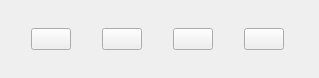
<?xml version="1.0" encoding="UTF-8"?>
<ui version="4.0">
 <class>promotionClass</class>
 <widget class="QDialog" name="promotionClass">
  <property name="geometry">
   <rect>
    <x>0</x>
    <y>0</y>
    <width>319</width>
    <height>78</height>
   </rect>
  </property>
  <property name="maximumSize">
   <size>
    <width>319</width>
    <height>78</height>
   </size>
  </property>
  <property name="windowTitle">
   <string>Pawn promotion</string>
  </property>
  <layout class="QHBoxLayout" name="horizontalLayout_2">
   <property name="spacing">
    <number>3</number>
   </property>
   <property name="leftMargin">
    <number>3</number>
   </property>
   <property name="topMargin">
    <number>3</number>
   </property>
   <property name="rightMargin">
    <number>3</number>
   </property>
   <property name="bottomMargin">
    <number>3</number>
   </property>
   <item>
    <widget class="QStackedWidget" name="stackedWidget">
     <property name="currentIndex">
      <number>1</number>
     </property>
     <widget class="QWidget" name="pageWhite">
      <layout class="QHBoxLayout" name="horizontalLayout_3">
       <property name="spacing">
        <number>3</number>
       </property>
       <property name="leftMargin">
        <number>0</number>
       </property>
       <property name="topMargin">
        <number>0</number>
       </property>
       <property name="rightMargin">
        <number>0</number>
       </property>
       <property name="bottomMargin">
        <number>0</number>
       </property>
       <item>
        <widget class="QPushButton" name="pushButton">
         <property name="sizePolicy">
          <sizepolicy hsizetype="Fixed" vsizetype="Fixed">
           <horstretch>0</horstretch>
           <verstretch>0</verstretch>
          </sizepolicy>
         </property>
         <property name="icon">
          <iconset>
           <normaloff>Resources/chess-pieces/knight-w.svg</normaloff>Resources/chess-pieces/knight-w.svg</iconset>
         </property>
         <property name="iconSize">
          <size>
           <width>64</width>
           <height>64</height>
          </size>
         </property>
         <property name="flat">
          <bool>false</bool>
         </property>
        </widget>
       </item>
       <item>
        <widget class="QPushButton" name="pushButton_2">
         <property name="sizePolicy">
          <sizepolicy hsizetype="Fixed" vsizetype="Fixed">
           <horstretch>0</horstretch>
           <verstretch>0</verstretch>
          </sizepolicy>
         </property>
         <property name="icon">
          <iconset>
           <normaloff>Resources/chess-pieces/bishop-w.svg</normaloff>Resources/chess-pieces/bishop-w.svg</iconset>
         </property>
         <property name="iconSize">
          <size>
           <width>64</width>
           <height>64</height>
          </size>
         </property>
         <property name="flat">
          <bool>false</bool>
         </property>
        </widget>
       </item>
       <item>
        <widget class="QPushButton" name="pushButton_3">
         <property name="sizePolicy">
          <sizepolicy hsizetype="Fixed" vsizetype="Fixed">
           <horstretch>0</horstretch>
           <verstretch>0</verstretch>
          </sizepolicy>
         </property>
         <property name="icon">
          <iconset>
           <normaloff>Resources/chess-pieces/rook-w.svg</normaloff>Resources/chess-pieces/rook-w.svg</iconset>
         </property>
         <property name="iconSize">
          <size>
           <width>64</width>
           <height>64</height>
          </size>
         </property>
         <property name="flat">
          <bool>false</bool>
         </property>
        </widget>
       </item>
       <item>
        <widget class="QPushButton" name="pushButton_4">
         <property name="sizePolicy">
          <sizepolicy hsizetype="Fixed" vsizetype="Fixed">
           <horstretch>0</horstretch>
           <verstretch>0</verstretch>
          </sizepolicy>
         </property>
         <property name="icon">
          <iconset>
           <normaloff>Resources/chess-pieces/queen-w.svg</normaloff>Resources/chess-pieces/queen-w.svg</iconset>
         </property>
         <property name="iconSize">
          <size>
           <width>64</width>
           <height>64</height>
          </size>
         </property>
         <property name="flat">
          <bool>false</bool>
         </property>
        </widget>
       </item>
      </layout>
     </widget>
     <widget class="QWidget" name="pageBlack">
      <layout class="QHBoxLayout" name="horizontalLayout">
       <property name="spacing">
        <number>3</number>
       </property>
       <property name="leftMargin">
        <number>0</number>
       </property>
       <property name="topMargin">
        <number>0</number>
       </property>
       <property name="rightMargin">
        <number>0</number>
       </property>
       <property name="bottomMargin">
        <number>0</number>
       </property>
       <item>
        <widget class="QPushButton" name="pushButton_6">
         <property name="sizePolicy">
          <sizepolicy hsizetype="Fixed" vsizetype="Fixed">
           <horstretch>0</horstretch>
           <verstretch>0</verstretch>
          </sizepolicy>
         </property>
         <property name="icon">
          <iconset>
           <normaloff>Resources/chess-pieces/knight-b.svg</normaloff>Resources/chess-pieces/knight-b.svg</iconset>
         </property>
         <property name="iconSize">
          <size>
           <width>64</width>
           <height>64</height>
          </size>
         </property>
         <property name="flat">
          <bool>false</bool>
         </property>
        </widget>
       </item>
       <item>
        <widget class="QPushButton" name="pushButton_7">
         <property name="sizePolicy">
          <sizepolicy hsizetype="Fixed" vsizetype="Fixed">
           <horstretch>0</horstretch>
           <verstretch>0</verstretch>
          </sizepolicy>
         </property>
         <property name="icon">
          <iconset>
           <normaloff>Resources/chess-pieces/bishop-b.svg</normaloff>Resources/chess-pieces/bishop-b.svg</iconset>
         </property>
         <property name="iconSize">
          <size>
           <width>64</width>
           <height>64</height>
          </size>
         </property>
         <property name="flat">
          <bool>false</bool>
         </property>
        </widget>
       </item>
       <item>
        <widget class="QPushButton" name="pushButton_8">
         <property name="sizePolicy">
          <sizepolicy hsizetype="Fixed" vsizetype="Fixed">
           <horstretch>0</horstretch>
           <verstretch>0</verstretch>
          </sizepolicy>
         </property>
         <property name="icon">
          <iconset>
           <normaloff>Resources/chess-pieces/rook-b.svg</normaloff>Resources/chess-pieces/rook-b.svg</iconset>
         </property>
         <property name="iconSize">
          <size>
           <width>64</width>
           <height>64</height>
          </size>
         </property>
         <property name="flat">
          <bool>false</bool>
         </property>
        </widget>
       </item>
       <item>
        <widget class="QPushButton" name="pushButton_5">
         <property name="sizePolicy">
          <sizepolicy hsizetype="Fixed" vsizetype="Fixed">
           <horstretch>0</horstretch>
           <verstretch>0</verstretch>
          </sizepolicy>
         </property>
         <property name="icon">
          <iconset>
           <normaloff>Resources/chess-pieces/queen-b.svg</normaloff>Resources/chess-pieces/queen-b.svg</iconset>
         </property>
         <property name="iconSize">
          <size>
           <width>64</width>
           <height>64</height>
          </size>
         </property>
         <property name="flat">
          <bool>false</bool>
         </property>
        </widget>
       </item>
      </layout>
     </widget>
    </widget>
   </item>
  </layout>
 </widget>
 <layoutdefault spacing="6" margin="11"/>
 <resources/>
 <connections>
  <connection>
   <sender>pushButton</sender>
   <signal>clicked()</signal>
   <receiver>promotionClass</receiver>
   <slot>selectKnight()</slot>
   <hints>
    <hint type="sourcelabel">
     <x>47</x>
     <y>38</y>
    </hint>
    <hint type="destinationlabel">
     <x>17</x>
     <y>79</y>
    </hint>
   </hints>
  </connection>
  <connection>
   <sender>pushButton_2</sender>
   <signal>clicked()</signal>
   <receiver>promotionClass</receiver>
   <slot>selectBishop()</slot>
   <hints>
    <hint type="sourcelabel">
     <x>116</x>
     <y>43</y>
    </hint>
    <hint type="destinationlabel">
     <x>112</x>
     <y>80</y>
    </hint>
   </hints>
  </connection>
  <connection>
   <sender>pushButton_3</sender>
   <signal>clicked()</signal>
   <receiver>promotionClass</receiver>
   <slot>selectRook()</slot>
   <hints>
    <hint type="sourcelabel">
     <x>196</x>
     <y>28</y>
    </hint>
    <hint type="destinationlabel">
     <x>195</x>
     <y>78</y>
    </hint>
   </hints>
  </connection>
  <connection>
   <sender>pushButton_4</sender>
   <signal>clicked()</signal>
   <receiver>promotionClass</receiver>
   <slot>selectQueen()</slot>
   <hints>
    <hint type="sourcelabel">
     <x>289</x>
     <y>42</y>
    </hint>
    <hint type="destinationlabel">
     <x>287</x>
     <y>83</y>
    </hint>
   </hints>
  </connection>
  <connection>
   <sender>pushButton_6</sender>
   <signal>clicked()</signal>
   <receiver>promotionClass</receiver>
   <slot>selectKnight()</slot>
   <hints>
    <hint type="sourcelabel">
     <x>37</x>
     <y>31</y>
    </hint>
    <hint type="destinationlabel">
     <x>-2</x>
     <y>56</y>
    </hint>
   </hints>
  </connection>
  <connection>
   <sender>pushButton_7</sender>
   <signal>clicked()</signal>
   <receiver>promotionClass</receiver>
   <slot>selectBishop()</slot>
   <hints>
    <hint type="sourcelabel">
     <x>113</x>
     <y>49</y>
    </hint>
    <hint type="destinationlabel">
     <x>-1</x>
     <y>47</y>
    </hint>
   </hints>
  </connection>
  <connection>
   <sender>pushButton_8</sender>
   <signal>clicked()</signal>
   <receiver>promotionClass</receiver>
   <slot>selectRook()</slot>
   <hints>
    <hint type="sourcelabel">
     <x>195</x>
     <y>44</y>
    </hint>
    <hint type="destinationlabel">
     <x>0</x>
     <y>32</y>
    </hint>
   </hints>
  </connection>
  <connection>
   <sender>pushButton_5</sender>
   <signal>clicked()</signal>
   <receiver>promotionClass</receiver>
   <slot>selectQueen()</slot>
   <hints>
    <hint type="sourcelabel">
     <x>280</x>
     <y>41</y>
    </hint>
    <hint type="destinationlabel">
     <x>321</x>
     <y>41</y>
    </hint>
   </hints>
  </connection>
 </connections>
 <slots>
  <slot>selectKnight()</slot>
  <slot>selectBishop()</slot>
  <slot>selectRook()</slot>
  <slot>selectQueen()</slot>
 </slots>
</ui>
